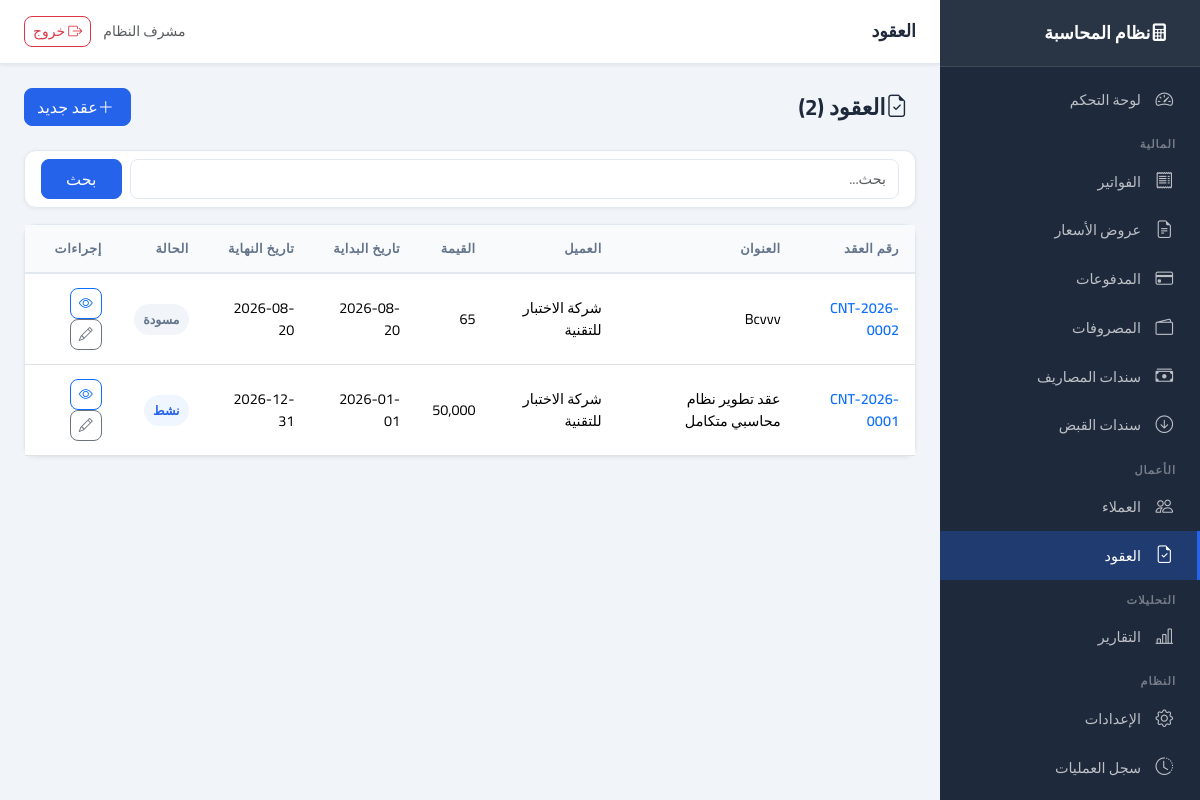
Page /contracts (signed in) on the committed database.
### app/models/contract.py (models this page shows, shortened)
class Contract(Base):
    __tablename__ = "contracts"
    id: Mapped[int] = mapped_column(primary_key=True, index=True)
    contract_number: Mapped[str] = mapped_column(String(50), unique=True, index=True, nullable=False)
    client_id: Mapped[int] = mapped_column(Integer, ForeignKey("clients.id"), nullable=False, index=True)
    title: Mapped[str] = mapped_column(String(200), nullable=False)
    description: Mapped[str | None] = mapped_column(Text, nullable=True)
    amount: Mapped[Decimal] = mapped_column(Numeric(15, 2), default=0, nullable=False)
    start_date: Mapped[date | None] = mapped_column(Date, nullable=True)
    end_date: Mapped[date | None] = mapped_column(Date, nullable=True)
    status: Mapped[ContractStatus] = mapped_column(SAEnum(ContractStatus), default=ContractStatus.DRAFT, nullable=False, index=True)
    notes: Mapped[str | None] = mapped_column(Text, nullable=True)
    created_at: Mapped[datetime] = mapped_column(DateTime, default=lambda: __import__("datetime").datetime.now(__import__("datetime").timezone.utc).replace(tzinfo=None), nullable=False)
    created_by: Mapped[int | None] = mapped_column(Integer, ForeignKey("users.id"), nullable=True)
    client = relationship("Client", back_populates="contracts")
    invoices = relationship("Invoice", back_populates="contract", lazy="dynamic")

### app/models/client.py (models this page shows, shortened)
class Client(Base):
    __tablename__ = "clients"
    id: Mapped[int] = mapped_column(primary_key=True, index=True)
    name: Mapped[str] = mapped_column(String(150), nullable=False, index=True)
    type: Mapped[ClientType] = mapped_column(SAEnum(ClientType), default=ClientType.COMPANY, nullable=False)
    email: Mapped[str | None] = mapped_column(String(100), nullable=True)
    phone: Mapped[str | None] = mapped_column(String(20), nullable=True)
    address: Mapped[str | None] = mapped_column(Text, nullable=True)
    tax_number: Mapped[str | None] = mapped_column(String(50), nullable=True)
    notes: Mapped[str | None] = mapped_column(Text, nullable=True)
    is_active: Mapped[bool] = mapped_column(Boolean, default=True, nullable=False)
    created_at: Mapped[datetime] = mapped_column(DateTime, default=lambda: __import__("datetime").datetime.now(__import__("datetime").timezone.utc).replace(tzinfo=None), nullable=False)
    created_by: Mapped[int | None] = mapped_column(Integer, ForeignKey("users.id"), nullable=True)
    contracts = relationship("Contract", back_populates="client", lazy="dynamic")
    quotations = relationship("Quotation", back_populates="client", lazy="dynamic")
    invoices = relationship("Invoice", back_populates="client", lazy="dynamic")
    payments = relationship("Payment", back_populates="client", lazy="dynamic")

### app/routers/contracts.py (the view)
@router.get("", response_class=HTMLResponse)
async def list_contracts(
    request: Request, db: Session = Depends(get_db),
    search: Optional[str] = None,
    page: int = Query(default=1, ge=1),
):
    if not request.session.get("user_id"):
        return RedirectResponse(url="/auth/login", status_code=302)
    query = db.query(Contract)
    if search:
        query = query.filter(Contract.title.ilike(f"%{search}%"))
    total = query.count()
    contracts = query.order_by(Contract.created_at.desc()).offset((page - 1) * 20).limit(20).all()
    return templates.TemplateResponse("contracts/list.html", {
        "request": request, "contracts": contracts, "total": total,
        "page": page, "search": search or "", "total_pages": max(1, (total + 19) // 20),
    })

### app/core/logging_config.py (called while the page is built)
    def filter(self, record: logging.LogRecord) -> bool:
        record.request_id = _request_id_var.get()
        return True

    def format(self, record: logging.LogRecord) -> str:
        if isinstance(record.args, dict):
            record.args = {
                k: ("***" if any(s in k.lower() for s in self.SENSITIVE) else v)
                for k, v in record.args.items()
            }
        return super().format(record)

### app/templates/contracts/list.html (shortened to what this page needs)
{% extends "base.html" %}
{% block page_title %}العقود{% endblock %}
{% block content %}
<div class="page-header">
    <h1><i class="bi bi-file-earmark-check me-2"></i>العقود ({{ total }})</h1>
    <a href="/contracts/new" class="btn btn-primary"><i class="bi bi-plus-lg me-1"></i>عقد جديد</a>
</div>
<div class="card mb-3">
    <div class="card-body py-2">
        <form method="get" class="d-flex gap-2">
            <input type="text" name="search" class="form-control" placeholder="بحث..." value="{{ search }}">
            <button type="submit" class="btn btn-primary px-4">بحث</button>
        </form>
    </div>
</div>
<div class="card">
    <div class="card-body p-0">
        <table class="table table-hover mb-0">
            <thead><tr>
                <th>رقم العقد</th><th>العنوان</th><th>العميل</th>
                <th>القيمة</th><th>تاريخ البداية</th><th>تاريخ النهاية</th><th>الحالة</th><th>إجراءات</th>
            </tr></thead>
            <tbody>
            {% for c in contracts %}
            <tr>
                <td><a href="/contracts/{{ c.id }}" class="fw-semibold text-decoration-none">{{ c.contract_number }}</a></td>
                <td>{{ c.title[:50] }}{{ '...' if c.title|length > 50 }}</td>
                <td>{{ c.client.name if c.client else '-' }}</td>
                <td>{{ "{:,.0f}".format(c.amount) }}</td>
                <td>{{ c.start_date or '-' }}</td>
                <td>{{ c.end_date or '-' }}</td>
                <td>
                    <span class="badge-status badge-{{ c.status.value }}">
                        {{ {'draft':'مسودة','active':'نشط','expired':'منتهي','cancelled':'ملغي'}[c.status.value] }}
                    </span>
                </td>
                <td>
                    <a href="/contracts/{{ c.id }}" class="btn btn-sm btn-outline-primary"><i class="bi bi-eye"></i></a>
                    <a href="/contracts/{{ c.id }}/edit" class="btn btn-sm btn-outline-secondary"><i class="bi bi-pencil"></i></a>
                </td>
            </tr>
            {% else %}
            <tr><td colspan="8" class="text-center text-muted py-4">لا توجد عقود</td></tr>
            {% endfor %}
            </tbody>
        </table>
    </div>
</div>
{% endblock %}

### app/static/css/main.css (style rules this page uses)
:root { --primary: #2563eb; --primary-dark: #1d4ed8; --secondary: #64748b; --success: #16a34a; --danger: #dc2626; --warning: #d97706; --sidebar-bg: #1e293b; --sidebar-width: 260px; --topbar-height: 64px; --bg: #f1f5f9; --card-bg: #ffffff; --border: #e2e8f0; --text: #1e293b; --text-muted: #64748b; }
* { box-sizing: border-box; }
body { font-family: 'Cairo', sans-serif; background: var(--bg); color: var(--text); margin: 0; direction: rtl; }
.card { background: var(--card-bg); border: 1px solid var(--border); border-radius: 12px; box-shadow: 0 1px 4px rgba(0,0,0,0.06); }
.table { font-size: 0.9rem; }
.table thead th { background: #f8fafc; font-weight: 600; font-size: 0.8rem; text-transform: uppercase; letter-spacing: 0.5px; color: var(--text-muted); border-bottom: 2px solid var(--border); padding: 0.875rem 1rem; white-space: nowrap; }
.table tbody td { padding: 0.875rem 1rem; vertical-align: middle; }
.badge-status { padding: 0.35em 0.75em; border-radius: 20px; font-size: 0.78rem; font-weight: 600; white-space: nowrap; }
.badge-draft { background: #f1f5f9; color: #64748b; }
.badge-active, .badge-sent { background: #eff6ff; color: #2563eb; }
.form-control, .form-select { border-radius: 8px; border: 1.5px solid var(--border); font-family: 'Cairo', sans-serif; font-size: 0.9rem; padding: 0.5rem 0.75rem; }
.btn { font-family: 'Cairo', sans-serif; border-radius: 8px; font-weight: 500; }
.btn-primary { background: var(--primary); border-color: var(--primary); }
.page-header { display: flex; align-items: center; justify-content: space-between; margin-bottom: 1.5rem; gap: 0.75rem; flex-wrap: wrap; }
.page-header h1 { font-size: 1.4rem; font-weight: 700; margin: 0; }

### rows in the picture
Contract: contract_number "CNT-2026-0002", title "Bcvvv", client "شركة الاختبار للتقنية", amount "65", start_date "2026-08-20", end_date "2026-08-20", status "مسودة"
Contract: contract_number "CNT-2026-0001", title "عقد تطوير نظام محاسبي متكامل", client "شركة الاختبار للتقنية", amount "50,000", start_date "2026-01-01", end_date "2026-12-31", status "نشط"

### other values in the picture
{{ request.session.get('full_name', '') }} "مشرف النظام"
{{ total }} "2"
